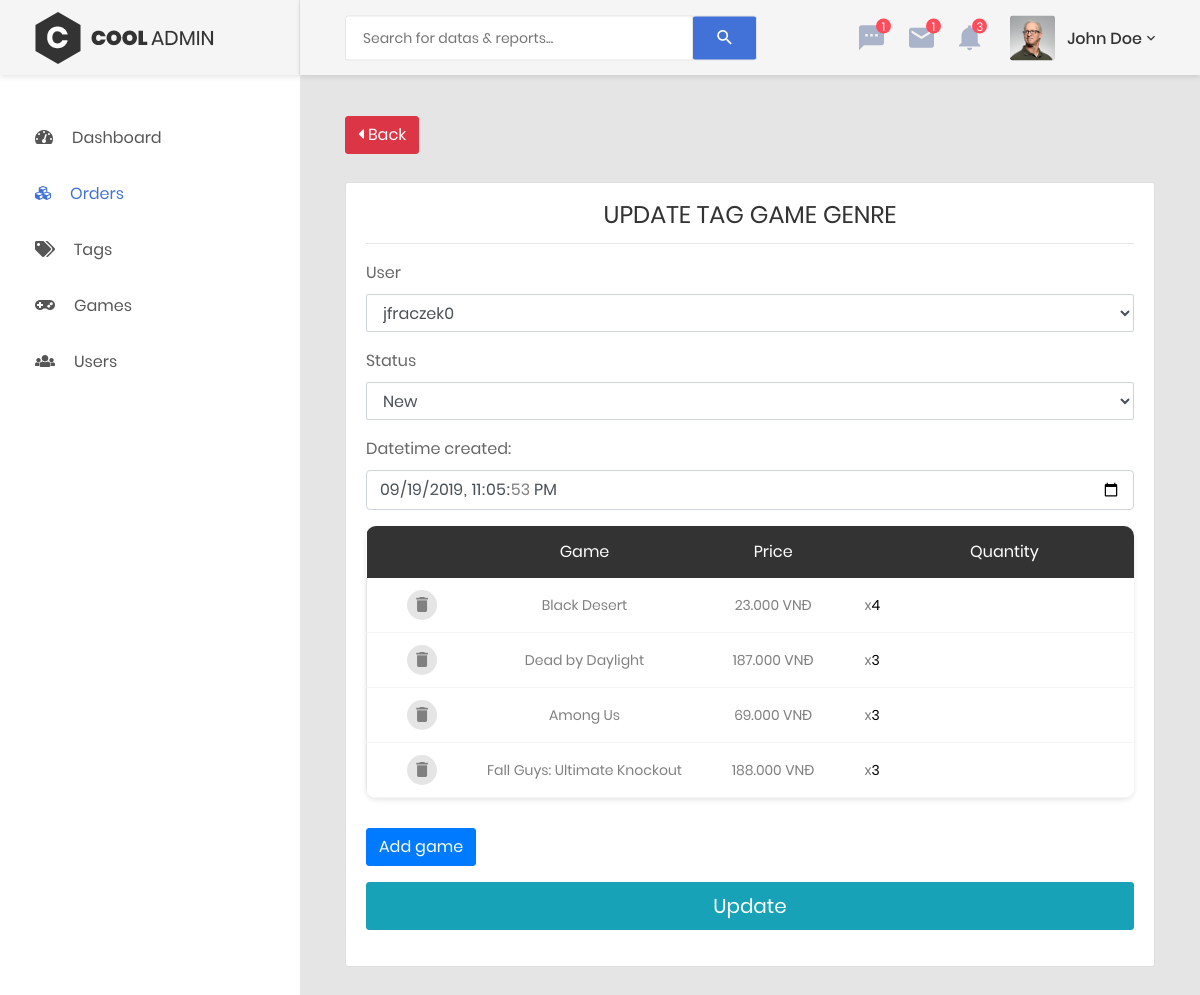
Screenshot of /admin.php?ctrl=order&act=edit&id=8 with the database file from the repository.
### tables this page shows
CREATE TABLE IF NOT EXISTS `orders` (
  `id` int(11) NOT NULL AUTO_INCREMENT,
  `user_id` int(11) NOT NULL DEFAULT '0',
  `status` int(11) NOT NULL DEFAULT '0',
  `created` datetime NOT NULL,
  PRIMARY KEY (`id`),
  KEY `FK__users` (`user_id`),
  CONSTRAINT `FK__users` FOREIGN KEY (`user_id`) REFERENCES `users` (`id`) ON UPDATE CASCADE
);

CREATE TABLE IF NOT EXISTS `users` (
  `id` int(11) NOT NULL AUTO_INCREMENT,
  `username` text,
  `password` text,
  `email` text,
  `phone` text,
  `created` datetime DEFAULT NULL,
  `birthday` text,
  `fullname` text,
  PRIMARY KEY (`id`)
);

CREATE TABLE IF NOT EXISTS `order_items` (
  `order_id` int(11) NOT NULL,
  `game_id` int(11) NOT NULL,
  `quantity` int(11) NOT NULL,
  `price` text,
  KEY `FK_order_items_games` (`game_id`),
  KEY `order_id` (`order_id`),
  CONSTRAINT `FK_order_items_games` FOREIGN KEY (`game_id`) REFERENCES `games` (`id`) ON UPDATE CASCADE,
  CONSTRAINT `FK_order_items_orders` FOREIGN KEY (`order_id`) REFERENCES `orders` (`id`) ON UPDATE CASCADE
);

CREATE TABLE IF NOT EXISTS `games` (
  `id` int(11) NOT NULL AUTO_INCREMENT,
  `name` text NOT NULL,
  `price` text NOT NULL,
  `destination` text,
  `releaseDate` date DEFAULT NULL,
  `images` text,
  `coverImages` text,
  `publisher_id` int(11) DEFAULT NULL,
  PRIMARY KEY (`id`),
  KEY `FK_games_publisher` (`publisher_id`),
  CONSTRAINT `FK_games_publisher` FOREIGN KEY (`publisher_id`) REFERENCES `publisher` (`id`) ON DELETE NO ACTION ON UPDATE CASCADE
);

### admin.php (called while the page is built)
<?php
$ctrl = "admin";
if(isset($_GET["ctrl"])){
    $ctrl = $_GET["ctrl"];
}
include_once "controllers/$ctrl.php";

### models/database.php (called while the page is built, shortened)
<?php
function getConnection(){
    $host= 'localhost';
    $dbname = 'web204_gamestore';
    $username = 'root';
    $password = '';
    $options = array(PDO::MYSQL_ATTR_INIT_COMMAND => "SET NAMES utf8",
    PDO::ATTR_ERRMODE => PDO::ERRMODE_EXCEPTION);
    $DBH = new PDO('mysql:host='.$host.';dbname='.$dbname,$username,$password,$options);
    return $DBH;
}
function query($sql){
    $connect = getConnection();
    $result = $connect->query($sql)->fetchAll();
    return $result;
}
function queryOne($sql){
    $connect = getConnection();
    $result = $connect->query($sql)->fetch(PDO::FETCH_ASSOC);
    return $result;
}
?>

### models/user.php (called while the page is built, shortened)
<?php
include_once("database.php");
function getAllUsers(){
    $sql = "select * from users";
    return query($sql);
}
?>

### models/order.php (called while the page is built, shortened)
<?php
include_once("database.php");
function getOrderById($id){
    $sql = "select * from orders where id=$id";
    return queryOne($sql);
}
?>

### models/order_items.php (called while the page is built, shortened)
<?php
include_once("database.php");
function getOrderItemById($order_id){
    $sql = "select * from order_items where order_id=$order_id";
    return query($sql);
}
?>

### models/game.php (called while the page is built, shortened)
<?php
include_once("database.php");
function getGameById($id){
    $sql = "select * from Games where id=$id";
    return queryOne($sql);
}
?>

### views/admin/order/edit-order.php (the view, shortened to what this page needs)
<div class="main-content">
    <div class="section__content section__content--p30">
        <div class="container-fluid">
            <div class="row">
                <div class="col-12">
                    <div class="table-data__tool">
                        <div class="table-data__tool-left">
                            <a href="admin.php?ctrl=<?php echo $ctrl?>" class="btn btn-danger">
                                <i class="fa fa-caret-left"></i> Back
                            </a>
                        </div>
                    </div>
                    <div class="card">
                        <div class="card-body">
                            <div class="card-title">
                                <h3 class="text-center title-2">UPDATE TAG GAME GENRE</h3>
                            </div>
                            <hr>
                            <form
                                action="admin.php?ctrl=<?php echo $ctrl;?>&act=update&id=<?php echo $id;?>"
                                method="post">
                                <div class="form-group">
                                    <label for="user_id">User</label>
                                    <select class="form-control" name="user_id" id="user_id">
                                        <?php
                                            foreach($users as $user){
                                                echo '<option value="'.$user['id'].'"  '.($user['id']==$order['user_id']?"selected":"").'  >'.$user['username'].'</option>';
                                            }
                                        ?>
                                    </select>
                                </div>
                                <div class="form-group">
                                    <label for="">Status</label>
                                    <select class="form-control" name="status" id="">
                                        <?php
                                            echo '
                                            <option value="0" '.($order['status']==0?'selected':'').'>New</option>
                                            <option value="1" '.($order['status']==1?'selected':'').'>Complete</option>
                                            <option value="2" '.($order['status']==2?'selected':'').'>Closed</option>
                                            <option value="3" '.($order['status']==3?'selected':'').'>Canceled</option>
                                            ';
                                        ?>
                                    </select>
                                </div>
                                <div class="form-group">
                                    <label for="created">Datetime created:</label>
                                    <input type="datetime-local" id="created" name="created"
                                        value="<?php echo str_replace(' ', 'T', $order['created']); ?>">
                                </div>
                                <div class="form-group">
                                    <div class="table-responsive table--no-card m-b-30">
                                        <table class="table table-borderless table-data3 table-earning"
                                            id="order-game">
                                            <thead>
                                                <tr>
                                                    <th></th>
                                                    <th>Game</th>
                                                    <th>Price</th>
                                                    <th>Quantity</th>
                                                </tr>
                                            </thead>
                                            <tbody>
                                                <?php
                                                    foreach($items as $item){
                                                        $game = getGameById($item['game_id']);
                                                        echo '
                                                        <tr>
                                                            <td>
                                                                <div class="table-data-feature">
                                                                    <input type="number" value="'.$item['game_id'].'" hidden>
                                                                    <button onclick="deleteGame(this)" type="button"class="item">
                                                                        <i class="zmdi zmdi-delete"></i>
                                                                    </button>
                                                                </div>
                                                            </td>
                                                            </td>
                                                            <td>'.$game['name'].'</td>
                                                            <td>'.$game['price'].' VNĐ</td>
                                                            <td>
                                                                <input type="number" value="'.$item['game_id'].'" hidden>
                                                                x<input type="number" name="" min="1" value="'.$item['quantity'].'" id="" onchange="updateAmount(this)" required>
                                                            </td>
                                                            <td>'.number_format((int)str_replace(".","",$game['price'] )* (int)$item['quantity'], 0, '', ',').' VNĐ</td>
                                                        </tr>
                                                        ';
                                                    }
                                                ?>
                                            </tbody>
                                        </table>
                                    </div>
                                    <div class="form-group">
                                        <button type="button" class="btn btn-primary" data-toggle="modal"
                                            data-target="#exampleModalCenter">
                                            Add game
                                        </button>
                                    </div>
                                    <div>
                                        <button id="payment-button" type="submit"
                                            class="btn btn-lg btn-info btn-block">
                                            <span id="payment-button-amount">Update</span>
                                        </button>
                                    </div>
                            </form>
                        </div>
                    </div>
                </div>
            </div>
        </div>
    </div>
</div>

### rows the page displays
orders: user_id "jfraczek0", status "New", created "09/19/2019 23:05:53"
order_items: game.name "Black Desert", game.price "23.000", quantity "4"
order_items: game.name "Dead by Daylight", game.price "187.000", quantity "3"
order_items: game.name "Among Us", game.price "69.000", quantity "3"
order_items: game.name "Fall Guys: Ultimate Knockout", game.price "188.000", quantity "3"
